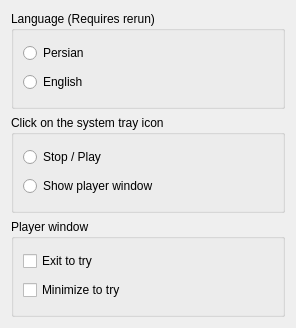
<?xml version="1.0" encoding="UTF-8"?>
<ui version="4.0">
 <class>SettingsDialog</class>
 <widget class="QDialog" name="SettingsDialog">
  <property name="geometry">
   <rect>
    <x>0</x>
    <y>0</y>
    <width>296</width>
    <height>328</height>
   </rect>
  </property>
  <property name="windowTitle">
   <string>Settings</string>
  </property>
  <layout class="QVBoxLayout" name="verticalLayout">
   <item>
    <widget class="QGroupBox" name="groupBox">
     <property name="title">
      <string>Language (Requires rerun)</string>
     </property>
     <layout class="QVBoxLayout" name="verticalLayout_2">
      <item>
       <widget class="QRadioButton" name="faRadioButton">
        <property name="text">
         <string>Persian</string>
        </property>
       </widget>
      </item>
      <item>
       <widget class="QRadioButton" name="enRadioButton">
        <property name="text">
         <string>English</string>
        </property>
       </widget>
      </item>
     </layout>
    </widget>
   </item>
   <item>
    <widget class="QGroupBox" name="groupBox_2">
     <property name="title">
      <string>Click on the system tray icon</string>
     </property>
     <layout class="QVBoxLayout" name="verticalLayout_3">
      <item>
       <widget class="QRadioButton" name="stopPlayRadioButton">
        <property name="text">
         <string>Stop / Play</string>
        </property>
       </widget>
      </item>
      <item>
       <widget class="QRadioButton" name="showPlayerWinRadioButton">
        <property name="text">
         <string>Show player window</string>
        </property>
       </widget>
      </item>
     </layout>
    </widget>
   </item>
   <item>
    <widget class="QGroupBox" name="groupBox_3">
     <property name="title">
      <string>Player window</string>
     </property>
     <layout class="QVBoxLayout" name="verticalLayout_4">
      <item>
       <widget class="QCheckBox" name="exitToTryCheckBox">
        <property name="text">
         <string>Exit to try</string>
        </property>
       </widget>
      </item>
      <item>
       <widget class="QCheckBox" name="minimizeToTryCheckBox">
        <property name="text">
         <string>Minimize to try</string>
        </property>
       </widget>
      </item>
     </layout>
    </widget>
   </item>
  </layout>
 </widget>
 <resources/>
 <connections/>
</ui>
